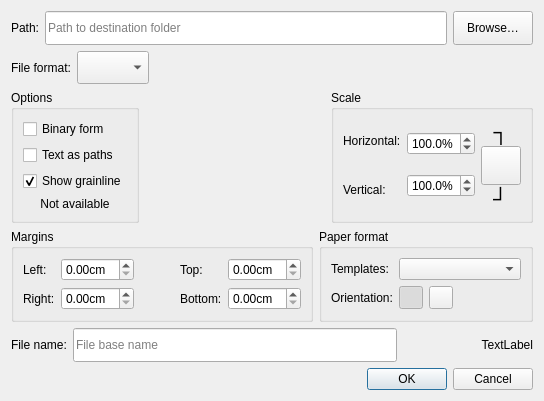
<?xml version="1.0" encoding="UTF-8"?>
<ui version="4.0">
 <class>DialogSaveLAyout</class>
 <widget class="QDialog" name="DialogSaveLAyout">
  <property name="geometry">
   <rect>
    <x>0</x>
    <y>0</y>
    <width>544</width>
    <height>401</height>
   </rect>
  </property>
  <property name="windowTitle">
   <string>Save Layout</string>
  </property>
  <property name="windowIcon">
   <iconset resource="../../../libs/vmisc/share/resources/icon.qrc">
    <normaloff>:/icon/64x64/icon64x64.png</normaloff>:/icon/64x64/icon64x64.png</iconset>
  </property>
  <layout class="QVBoxLayout" name="verticalLayout_3">
   <item>
    <layout class="QHBoxLayout" name="horizontalLayout">
     <item>
      <widget class="QLabel" name="label">
       <property name="text">
        <string>Path:</string>
       </property>
      </widget>
     </item>
     <item>
      <widget class="QLineEdit" name="lineEditPath">
       <property name="sizePolicy">
        <sizepolicy hsizetype="Expanding" vsizetype="Preferred">
         <horstretch>0</horstretch>
         <verstretch>0</verstretch>
        </sizepolicy>
       </property>
       <property name="toolTip">
        <string>Destination folder</string>
       </property>
       <property name="placeholderText">
        <string>Path to destination folder</string>
       </property>
      </widget>
     </item>
     <item>
      <widget class="QPushButton" name="pushButtonBrowse">
       <property name="sizePolicy">
        <sizepolicy hsizetype="Preferred" vsizetype="Preferred">
         <horstretch>0</horstretch>
         <verstretch>0</verstretch>
        </sizepolicy>
       </property>
       <property name="toolTip">
        <string>Select path to destination folder</string>
       </property>
       <property name="text">
        <string>Browse…</string>
       </property>
      </widget>
     </item>
    </layout>
   </item>
   <item>
    <layout class="QHBoxLayout" name="horizontalLayout_9">
     <item>
      <widget class="QLabel" name="label_2">
       <property name="sizePolicy">
        <sizepolicy hsizetype="Minimum" vsizetype="Preferred">
         <horstretch>0</horstretch>
         <verstretch>0</verstretch>
        </sizepolicy>
       </property>
       <property name="text">
        <string>File format:</string>
       </property>
      </widget>
     </item>
     <item>
      <widget class="QComboBox" name="comboBoxFormat">
       <property name="sizePolicy">
        <sizepolicy hsizetype="Fixed" vsizetype="Preferred">
         <horstretch>0</horstretch>
         <verstretch>0</verstretch>
        </sizepolicy>
       </property>
      </widget>
     </item>
     <item>
      <spacer name="horizontalSpacer_4">
       <property name="orientation">
        <enum>Qt::Horizontal</enum>
       </property>
       <property name="sizeHint" stdset="0">
        <size>
         <width>40</width>
         <height>20</height>
        </size>
       </property>
      </spacer>
     </item>
    </layout>
   </item>
   <item>
    <layout class="QHBoxLayout" name="horizontalLayout_7">
     <item>
      <widget class="QGroupBox" name="groupBoxFormatOptions">
       <property name="title">
        <string>Options</string>
       </property>
       <layout class="QVBoxLayout" name="verticalLayout">
        <item>
         <widget class="QCheckBox" name="checkBoxBinaryDXF">
          <property name="enabled">
           <bool>true</bool>
          </property>
          <property name="text">
           <string>Binary form</string>
          </property>
         </widget>
        </item>
        <item>
         <widget class="QCheckBox" name="checkBoxTextAsPaths">
          <property name="enabled">
           <bool>true</bool>
          </property>
          <property name="text">
           <string>Text as paths</string>
          </property>
         </widget>
        </item>
        <item>
         <widget class="QCheckBox" name="checkBoxShowGrainline">
          <property name="enabled">
           <bool>true</bool>
          </property>
          <property name="text">
           <string>Show grainline</string>
          </property>
          <property name="checked">
           <bool>true</bool>
          </property>
         </widget>
        </item>
        <item>
         <widget class="QLabel" name="labelOptionsNotAvailable">
          <property name="text">
           <string comment="options">Not available</string>
          </property>
          <property name="alignment">
           <set>Qt::AlignCenter</set>
          </property>
         </widget>
        </item>
       </layout>
      </widget>
     </item>
     <item>
      <spacer name="horizontalSpacer_3">
       <property name="orientation">
        <enum>Qt::Horizontal</enum>
       </property>
       <property name="sizeHint" stdset="0">
        <size>
         <width>40</width>
         <height>20</height>
        </size>
       </property>
      </spacer>
     </item>
     <item>
      <widget class="QGroupBox" name="groupBoxScale">
       <property name="title">
        <string>Scale</string>
       </property>
       <layout class="QHBoxLayout" name="horizontalLayout_6">
        <item>
         <layout class="QVBoxLayout" name="verticalLayout_2">
          <item>
           <widget class="QLabel" name="label_4">
            <property name="text">
             <string>Horizontal:</string>
            </property>
           </widget>
          </item>
          <item>
           <widget class="QLabel" name="label_6">
            <property name="text">
             <string>Vertical:</string>
            </property>
           </widget>
          </item>
         </layout>
        </item>
        <item>
         <layout class="QVBoxLayout" name="verticalLayout_4">
          <item>
           <widget class="QDoubleSpinBox" name="doubleSpinBoxHorizontalScale">
            <property name="suffix">
             <string notr="true">%</string>
            </property>
            <property name="decimals">
             <number>1</number>
            </property>
            <property name="minimum">
             <double>1.000000000000000</double>
            </property>
            <property name="maximum">
             <double>300.000000000000000</double>
            </property>
            <property name="singleStep">
             <double>0.100000000000000</double>
            </property>
            <property name="value">
             <double>100.000000000000000</double>
            </property>
           </widget>
          </item>
          <item>
           <widget class="QDoubleSpinBox" name="doubleSpinBoxVerticalScale">
            <property name="suffix">
             <string notr="true">%</string>
            </property>
            <property name="decimals">
             <number>1</number>
            </property>
            <property name="minimum">
             <double>1.000000000000000</double>
            </property>
            <property name="maximum">
             <double>300.000000000000000</double>
            </property>
            <property name="singleStep">
             <double>0.100000000000000</double>
            </property>
            <property name="value">
             <double>100.000000000000000</double>
            </property>
           </widget>
          </item>
         </layout>
        </item>
        <item>
         <layout class="QVBoxLayout" name="verticalLayout_5">
          <property name="spacing">
           <number>1</number>
          </property>
          <property name="leftMargin">
           <number>0</number>
          </property>
          <property name="bottomMargin">
           <number>0</number>
          </property>
          <item>
           <widget class="QLabel" name="label_7">
            <property name="font">
             <font>
              <pointsize>10</pointsize>
             </font>
            </property>
            <property name="text">
             <string notr="true">&lt;html&gt;&lt;head/&gt;&lt;body&gt;&lt;p&gt;&lt;span style=&quot; font-size:16pt;&quot;&gt;┐&lt;/span&gt;&lt;/p&gt;&lt;/body&gt;&lt;/html&gt;</string>
            </property>
            <property name="alignment">
             <set>Qt::AlignCenter</set>
            </property>
           </widget>
          </item>
          <item alignment="Qt::AlignHCenter">
           <widget class="QToolButton" name="toolButtonScaleConnected">
            <property name="minimumSize">
             <size>
              <width>0</width>
              <height>0</height>
             </size>
            </property>
            <property name="text">
             <string notr="true"></string>
            </property>
            <property name="icon">
             <iconset resource="../../../libs/vmisc/share/resources/icon.qrc">
              <normaloff>:/icon/32x32/link.png</normaloff>:/icon/32x32/link.png</iconset>
            </property>
            <property name="iconSize">
             <size>
              <width>32</width>
              <height>32</height>
             </size>
            </property>
            <property name="popupMode">
             <enum>QToolButton::DelayedPopup</enum>
            </property>
           </widget>
          </item>
          <item alignment="Qt::AlignHCenter">
           <widget class="QLabel" name="label_8">
            <property name="text">
             <string notr="true">&lt;html&gt;&lt;head/&gt;&lt;body&gt;&lt;p&gt;&lt;span style=&quot; font-size:16pt; font-weight:600;&quot;&gt;┘&lt;/span&gt;&lt;/p&gt;&lt;/body&gt;&lt;/html&gt;</string>
            </property>
           </widget>
          </item>
         </layout>
        </item>
       </layout>
      </widget>
     </item>
    </layout>
   </item>
   <item>
    <layout class="QHBoxLayout" name="horizontalLayout_5">
     <item>
      <widget class="QGroupBox" name="groupBoxMargins">
       <property name="enabled">
        <bool>true</bool>
       </property>
       <property name="title">
        <string>Margins</string>
       </property>
       <property name="checkable">
        <bool>false</bool>
       </property>
       <layout class="QHBoxLayout" name="horizontalLayout_3">
        <item>
         <layout class="QFormLayout" name="formLayout_2">
          <property name="fieldGrowthPolicy">
           <enum>QFormLayout::ExpandingFieldsGrow</enum>
          </property>
          <item row="0" column="0">
           <widget class="QLabel" name="labelLeftField">
            <property name="sizePolicy">
             <sizepolicy hsizetype="Expanding" vsizetype="Preferred">
              <horstretch>0</horstretch>
              <verstretch>0</verstretch>
             </sizepolicy>
            </property>
            <property name="text">
             <string>Left:</string>
            </property>
           </widget>
          </item>
          <item row="1" column="0">
           <widget class="QLabel" name="labelRightField">
            <property name="sizePolicy">
             <sizepolicy hsizetype="Expanding" vsizetype="Preferred">
              <horstretch>0</horstretch>
              <verstretch>0</verstretch>
             </sizepolicy>
            </property>
            <property name="text">
             <string>Right:</string>
            </property>
           </widget>
          </item>
          <item row="1" column="1">
           <widget class="QDoubleSpinBox" name="doubleSpinBoxRightField">
            <property name="suffix">
             <string>cm</string>
            </property>
            <property name="singleStep">
             <double>0.100000000000000</double>
            </property>
           </widget>
          </item>
          <item row="0" column="1">
           <widget class="QDoubleSpinBox" name="doubleSpinBoxLeftField">
            <property name="minimumSize">
             <size>
              <width>71</width>
              <height>0</height>
             </size>
            </property>
            <property name="prefix">
             <string/>
            </property>
            <property name="suffix">
             <string>cm</string>
            </property>
            <property name="singleStep">
             <double>0.100000000000000</double>
            </property>
           </widget>
          </item>
         </layout>
        </item>
        <item>
         <spacer name="horizontalSpacer_2">
          <property name="orientation">
           <enum>Qt::Horizontal</enum>
          </property>
          <property name="sizeHint" stdset="0">
           <size>
            <width>40</width>
            <height>20</height>
           </size>
          </property>
         </spacer>
        </item>
        <item>
         <layout class="QFormLayout" name="formLayout">
          <property name="fieldGrowthPolicy">
           <enum>QFormLayout::ExpandingFieldsGrow</enum>
          </property>
          <item row="0" column="0">
           <widget class="QLabel" name="labelTopField">
            <property name="sizePolicy">
             <sizepolicy hsizetype="Expanding" vsizetype="Preferred">
              <horstretch>0</horstretch>
              <verstretch>0</verstretch>
             </sizepolicy>
            </property>
            <property name="text">
             <string>Top:</string>
            </property>
           </widget>
          </item>
          <item row="0" column="1">
           <widget class="QDoubleSpinBox" name="doubleSpinBoxTopField">
            <property name="suffix">
             <string>cm</string>
            </property>
            <property name="singleStep">
             <double>0.100000000000000</double>
            </property>
           </widget>
          </item>
          <item row="1" column="0">
           <widget class="QLabel" name="labelBottomField">
            <property name="sizePolicy">
             <sizepolicy hsizetype="Expanding" vsizetype="Preferred">
              <horstretch>0</horstretch>
              <verstretch>0</verstretch>
             </sizepolicy>
            </property>
            <property name="text">
             <string>Bottom:</string>
            </property>
           </widget>
          </item>
          <item row="1" column="1">
           <widget class="QDoubleSpinBox" name="doubleSpinBoxBottomField">
            <property name="suffix">
             <string>cm</string>
            </property>
            <property name="singleStep">
             <double>0.100000000000000</double>
            </property>
           </widget>
          </item>
         </layout>
        </item>
       </layout>
      </widget>
     </item>
     <item>
      <widget class="QGroupBox" name="groupBoxPaperFormat">
       <property name="enabled">
        <bool>true</bool>
       </property>
       <property name="title">
        <string>Paper format</string>
       </property>
       <layout class="QGridLayout" name="gridLayout">
        <item row="0" column="0">
         <widget class="QLabel" name="labelTemplates">
          <property name="text">
           <string>Templates:</string>
          </property>
         </widget>
        </item>
        <item row="0" column="1">
         <widget class="QComboBox" name="comboBoxTemplates"/>
        </item>
        <item row="1" column="0">
         <widget class="QLabel" name="label_5">
          <property name="text">
           <string>Orientation:</string>
          </property>
         </widget>
        </item>
        <item row="1" column="1">
         <layout class="QHBoxLayout" name="horizontalLayout_4">
          <item>
           <widget class="QToolButton" name="toolButtonPortrait">
            <property name="text">
             <string notr="true"></string>
            </property>
            <property name="icon">
             <iconset resource="../../../libs/vmisc/share/resources/icon.qrc">
              <normaloff>:/icon/16x16/portrait.png</normaloff>:/icon/16x16/portrait.png</iconset>
            </property>
            <property name="checkable">
             <bool>true</bool>
            </property>
            <property name="checked">
             <bool>true</bool>
            </property>
            <property name="autoExclusive">
             <bool>true</bool>
            </property>
           </widget>
          </item>
          <item>
           <widget class="QToolButton" name="toolButtonLandscape">
            <property name="text">
             <string notr="true"></string>
            </property>
            <property name="icon">
             <iconset resource="../../../libs/vmisc/share/resources/icon.qrc">
              <normaloff>:/icon/16x16/landscape.png</normaloff>:/icon/16x16/landscape.png</iconset>
            </property>
            <property name="checkable">
             <bool>true</bool>
            </property>
            <property name="autoExclusive">
             <bool>true</bool>
            </property>
           </widget>
          </item>
          <item>
           <spacer name="horizontalSpacer">
            <property name="orientation">
             <enum>Qt::Horizontal</enum>
            </property>
            <property name="sizeHint" stdset="0">
             <size>
              <width>40</width>
              <height>20</height>
             </size>
            </property>
           </spacer>
          </item>
         </layout>
        </item>
       </layout>
      </widget>
     </item>
    </layout>
   </item>
   <item>
    <layout class="QHBoxLayout" name="horizontalLayout_2">
     <property name="sizeConstraint">
      <enum>QLayout::SetDefaultConstraint</enum>
     </property>
     <item>
      <widget class="QLabel" name="label_3">
       <property name="sizePolicy">
        <sizepolicy hsizetype="Preferred" vsizetype="Minimum">
         <horstretch>0</horstretch>
         <verstretch>0</verstretch>
        </sizepolicy>
       </property>
       <property name="text">
        <string>File name:</string>
       </property>
      </widget>
     </item>
     <item>
      <widget class="QLineEdit" name="lineEditFileName">
       <property name="sizePolicy">
        <sizepolicy hsizetype="Expanding" vsizetype="Minimum">
         <horstretch>0</horstretch>
         <verstretch>0</verstretch>
        </sizepolicy>
       </property>
       <property name="toolTip">
        <string>File base name</string>
       </property>
       <property name="placeholderText">
        <string>File base name</string>
       </property>
      </widget>
     </item>
     <item>
      <widget class="QLabel" name="labelExample">
       <property name="sizePolicy">
        <sizepolicy hsizetype="Preferred" vsizetype="Minimum">
         <horstretch>0</horstretch>
         <verstretch>0</verstretch>
        </sizepolicy>
       </property>
       <property name="minimumSize">
        <size>
         <width>130</width>
         <height>0</height>
        </size>
       </property>
       <property name="text">
        <string notr="true">TextLabel</string>
       </property>
       <property name="alignment">
        <set>Qt::AlignRight|Qt::AlignTrailing|Qt::AlignVCenter</set>
       </property>
      </widget>
     </item>
    </layout>
   </item>
   <item>
    <widget class="QDialogButtonBox" name="buttonBox">
     <property name="orientation">
      <enum>Qt::Horizontal</enum>
     </property>
     <property name="standardButtons">
      <set>QDialogButtonBox::Cancel|QDialogButtonBox::Ok</set>
     </property>
    </widget>
   </item>
  </layout>
 </widget>
 <tabstops>
  <tabstop>lineEditPath</tabstop>
  <tabstop>pushButtonBrowse</tabstop>
  <tabstop>checkBoxBinaryDXF</tabstop>
  <tabstop>checkBoxTextAsPaths</tabstop>
  <tabstop>doubleSpinBoxLeftField</tabstop>
  <tabstop>doubleSpinBoxTopField</tabstop>
  <tabstop>doubleSpinBoxRightField</tabstop>
  <tabstop>doubleSpinBoxBottomField</tabstop>
  <tabstop>comboBoxTemplates</tabstop>
  <tabstop>toolButtonPortrait</tabstop>
  <tabstop>toolButtonLandscape</tabstop>
  <tabstop>lineEditFileName</tabstop>
 </tabstops>
 <resources>
  <include location="../../../libs/vmisc/share/resources/icon.qrc"/>
 </resources>
 <connections>
  <connection>
   <sender>buttonBox</sender>
   <signal>accepted()</signal>
   <receiver>DialogSaveLAyout</receiver>
   <slot>accept()</slot>
   <hints>
    <hint type="sourcelabel">
     <x>248</x>
     <y>254</y>
    </hint>
    <hint type="destinationlabel">
     <x>157</x>
     <y>274</y>
    </hint>
   </hints>
  </connection>
  <connection>
   <sender>buttonBox</sender>
   <signal>rejected()</signal>
   <receiver>DialogSaveLAyout</receiver>
   <slot>reject()</slot>
   <hints>
    <hint type="sourcelabel">
     <x>316</x>
     <y>260</y>
    </hint>
    <hint type="destinationlabel">
     <x>286</x>
     <y>274</y>
    </hint>
   </hints>
  </connection>
 </connections>
</ui>
